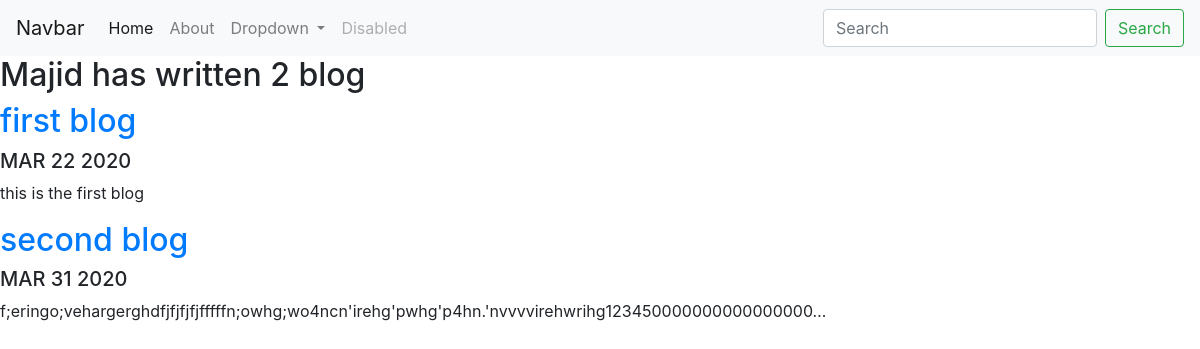
Screenshot of /blog/ with the database file from the repository.
### blog/models.py (models this page shows, shortened)
class Blog(models.Model):
    title=models.CharField(max_length=200)
    description=models.TextField(max_length=250)
    date=models.DateField()

### blog/views.py (the view)
# urls.py: path('',views.all_blogs, name='all_blogs'),
def all_blogs(request):
    blogs=Blog.objects.all()
    return render(request,'blog/all_blogs.html',{'blogs':blogs})

### blog/templates/blog/all_blogs.html
{% extends 'portfolio/base.html' %}
{% block content %}
<h2>Majid has written {{ blogs.count }} blog {{ blog.count|pluralize }}</h2>
{% for blog in blogs %}
<a href="{% url 'blog:detail' blog.id %}"><h2>{{ blog.title }}</h2></a>
<h5>{{ blog.date|date:'M d Y'|upper }}</h5>
<p>{{ blog.description|striptags|truncatechars:100 }}</p>
{% endfor %}
{% endblock %}

### portfolio/templates/portfolio/base.html (shortened to what this page needs)
<!doctype html>
<nav class="navbar navbar-expand-lg navbar-light bg-light">
  <a class="navbar-brand" href="#">Navbar</a>
  <div class="collapse navbar-collapse" id="navbarSupportedContent">
    <ul class="navbar-nav mr-auto">
      <li class="nav-item active">
        <a class="nav-link" href="http://localhost:8000/">Home <span class="sr-only">(current)</span></a>
      </li>
      <li class="nav-item">
        <a class="nav-link" href="#">About</a>
      </li>
      <li class="nav-item dropdown">
        <a class="nav-link dropdown-toggle" href="#" id="navbarDropdown" role="button" data-toggle="dropdown" aria-haspopup="true" aria-expanded="false">
          Dropdown
        </a>
      </li>
      <li class="nav-item">
        <a class="nav-link disabled" href="#">Disabled</a>
      </li>
    </ul>
    <form class="form-inline my-2 my-lg-0">
      <input class="form-control mr-sm-2" type="search" placeholder="Search" aria-label="Search">
      <button class="btn btn-outline-success my-2 my-sm-0" type="submit">Search</button>
    </form>
  </div>
</nav>
<html lang="en">
  <head>
    <link rel="stylesheet" href="https://stackpath.bootstrapcdn.com/bootstrap/4.4.1/css/bootstrap.min.css">
  </head>
  <body>
{% block content %} {% endblock %}
  </body>
</html>

### rows the page displays
Blog: title "first blog", date "MAR 22 2020", description "this is the first blog"
Blog: title "second blog", date "MAR 31 2020", description "f;eringo;vehargerghdfjfjfjfjfffffn;owhg;wo4ncn'irehg'pwhg'p4hn.'nvvvvirehwrihg123450000000000000000…"

### other values shown
{{ blogs.count }} "2"
